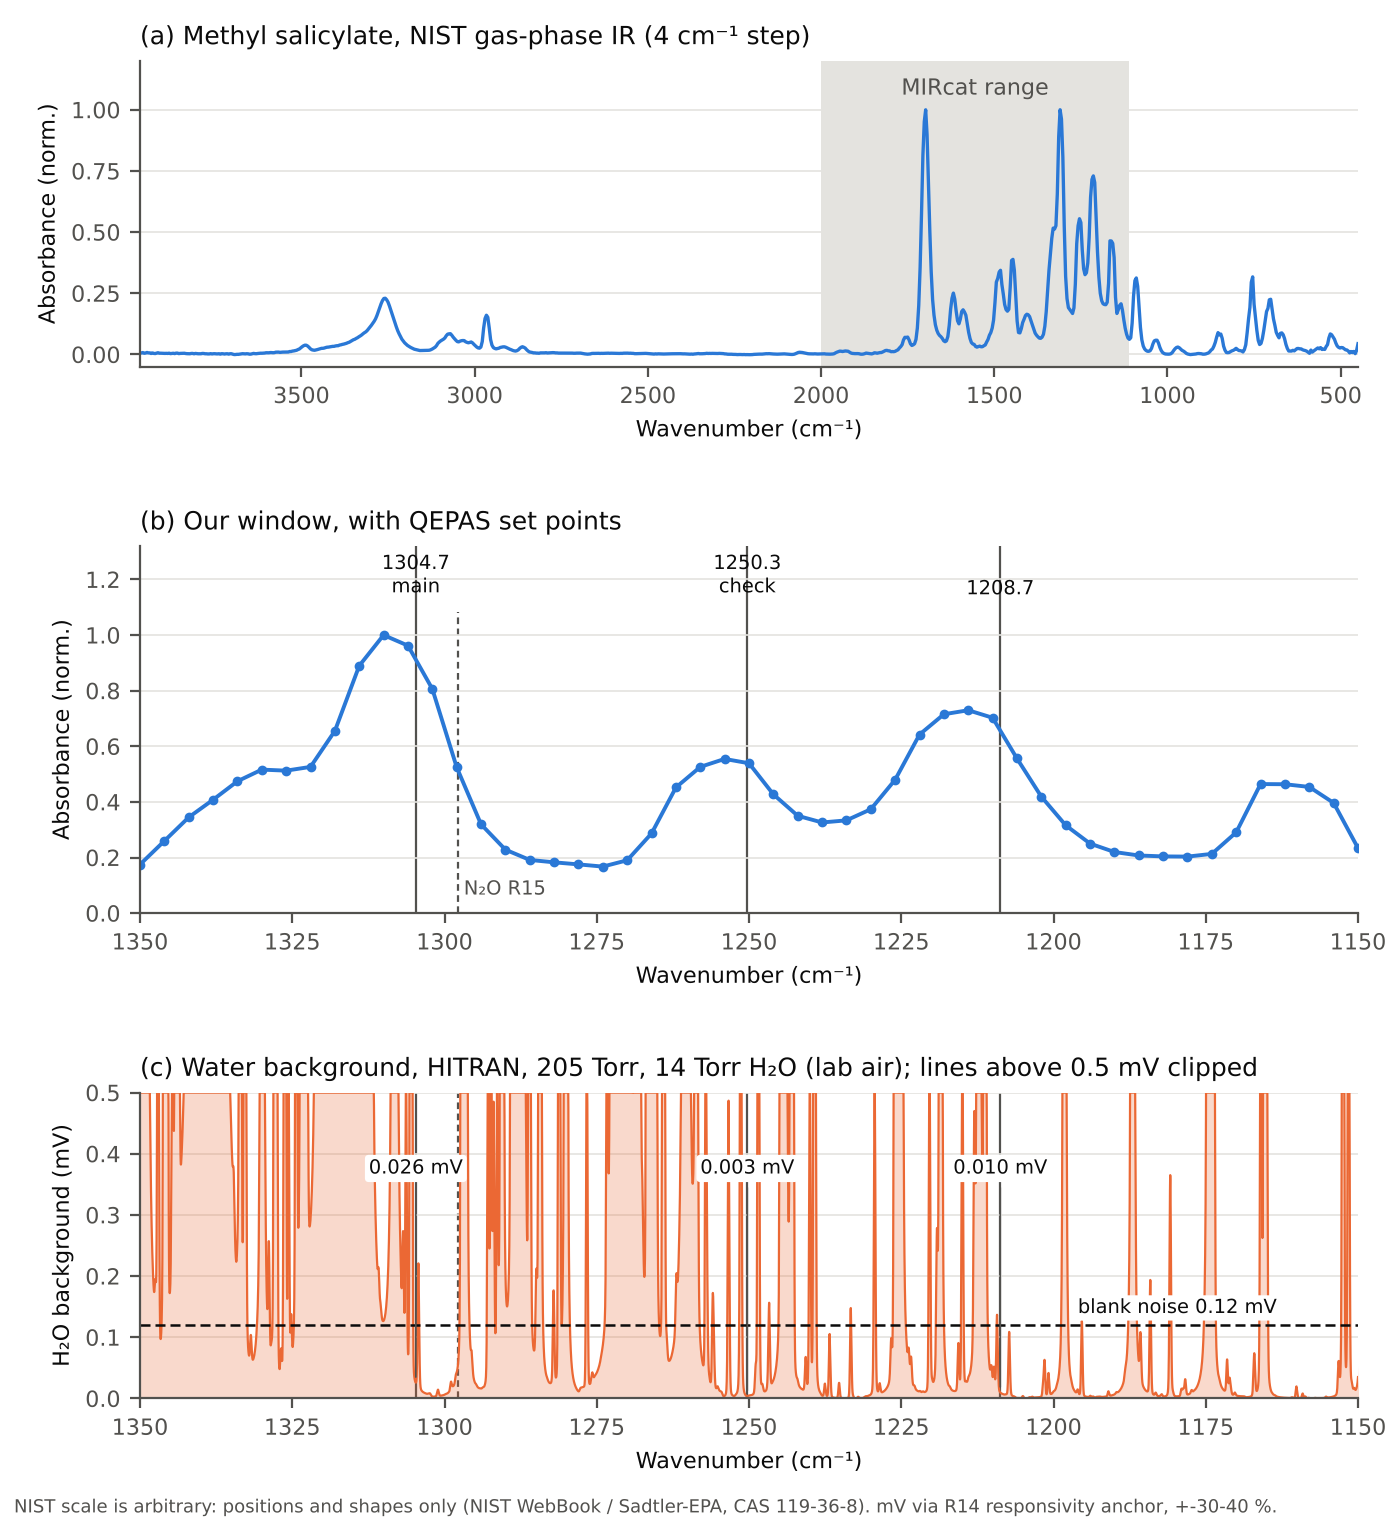

Write Python code to recreate this figure.
#!/usr/bin/env python3
"""NIST gas-phase IR spectrum of methyl salicylate, with our QEPAS set points.

(a) full NIST spectrum, MIRcat window shaded
(b) zoom on 1150-1350 cm-1 with the chosen set points and N2O R15
(c) water background in the same window, in mV, same x-axis as (b)

The NIST absorbance scale is arbitrary (no path length or concentration), so
(a) and (b) are normalised to the strongest band. Water in (c) is the HITRAN
absorption converted to lock-in mV with the R14 responsivity anchor (B_RESP);
tall lines are clipped so the floor under each set point stays readable.

Usage: python3 figures/methyl_salicylate_nist.py [--par path/to/hitran.par]
Output: figures/methyl_salicylate_nist.{pdf,png}
"""
import argparse
import sys
from pathlib import Path

import matplotlib
matplotlib.use("Agg")
import matplotlib.pyplot as plt
import numpy as np

ROOT = Path(__file__).resolve().parents[1]
sys.path.insert(0, str(ROOT / "analysis"))
import voc_band_ranking as vbr  # noqa: E402  (P_TORR = 205 Torr, laser 0.26 cm-1)

INK, INK2, GRID = "#0b0b0b", "#52514e", "#e4e3df"
C_MESA, C_H2O = "#2a78d6", "#eb6834"
MIRCAT = (1111.0, 2000.0)
SET_POINTS = [(1304.71, "1304.7\nmain"), (1250.28, "1250.3\ncheck"), (1208.74, "1208.7")]
R15 = 1297.8314
ZOOM = (1150.0, 1350.0)
P_H2O = 14.0   # Torr, lab air (exp7 log), same as data/pnnl/FINDINGS.md

ap = argparse.ArgumentParser()
ap.add_argument("--par", default="/home/user/arayit/thesis/data/hitran/h2o_n2o_1111-2000_hitran.par")
args = ap.parse_args()

nu, ab = vbr.load_voc(ROOT / "data/pnnl/methyl_salicylate.csv")
ab = ab - np.percentile(ab, 2)              # remove the flat offset of the NIST trace
norm = ab / ab[(nu >= MIRCAT[0]) & (nu <= MIRCAT[1])].max()

step = 0.002
grid = np.arange(ZOOM[0] - 8, ZOOM[1] + 8, step)
water = vbr.convolve_laser(vbr.water_alpha(grid, vbr.load_water(args.par), P_H2O), step)

plt.rcParams.update({"font.family": "DejaVu Sans", "font.size": 8,
                     "axes.edgecolor": INK2, "axes.labelcolor": INK, "xtick.color": INK2,
                     "ytick.color": INK2, "axes.spines.top": False, "axes.spines.right": False})
fig = plt.figure(figsize=(7.0, 7.6))
gs = fig.add_gridspec(3, 1, height_ratios=[1, 1.2, 1], hspace=0.55)
a = fig.add_subplot(gs[0])
b = fig.add_subplot(gs[1])
c = fig.add_subplot(gs[2], sharex=b)
axes = [a, b, c]

a.axvspan(*MIRCAT, color=GRID, lw=0)
a.text(np.mean(MIRCAT), 1.04, "MIRcat range", ha="center", va="bottom", color=INK2)
a.plot(nu, norm, color=C_MESA, lw=1.2)
a.set_xlim(nu.max(), nu.min())
a.set_ylim(-0.05, 1.2)
a.set_ylabel("Absorbance (norm.)")
a.set_title("(a) Methyl salicylate, NIST gas-phase IR (4 cm⁻¹ step)", loc="left", color=INK, fontsize=9)

m = (nu >= ZOOM[0]) & (nu <= ZOOM[1])
b.plot(nu[m], norm[m], color=C_MESA, lw=1.4, marker="o", ms=2.5)
for x, lab in SET_POINTS:
    for ax in (b, c):
        ax.axvline(x, color=INK2, lw=0.8, ls="-", zorder=0)
    b.text(x, 1.13, lab, ha="center", va="bottom", color=INK, fontsize=7)
b.axvline(R15, ymax=0.82, color=INK2, lw=0.8, ls=(0, (3, 2)), zorder=0)
c.axvline(R15, color=INK2, lw=0.8, ls=(0, (3, 2)), zorder=0)
b.text(R15 - 1.0, 0.05, "N₂O R15", ha="left", va="bottom", color=INK2, fontsize=7)
b.set_xlim(ZOOM[1], ZOOM[0])
b.set_ylim(0, 1.32)
b.set_ylabel("Absorbance (norm.)")
b.set_title("(b) Our window, with QEPAS set points", loc="left", color=INK, fontsize=9)

NOISE = 0.12                       # mV, 1-sigma blank (exp9)
YMAX = 0.5                         # mV; lines above this are clipped
w_mv = water * vbr.B_RESP
c.fill_between(grid, 0, np.minimum(w_mv, YMAX), color=C_H2O, alpha=0.25, lw=0)
c.plot(grid, np.minimum(w_mv, YMAX), color=C_H2O, lw=0.8)
c.axhline(NOISE, color=INK, lw=0.9, ls=(0, (4, 2)))
c.text(1196, NOISE + 0.012, "blank noise 0.12 mV", ha="left", va="bottom", color=INK, fontsize=7,
       bbox=dict(boxstyle="round,pad=0.15", fc="white", ec="none"))
for x, _ in SET_POINTS:
    v = float(np.interp(x, grid, w_mv))
    c.annotate(f"{v:.3f} mV", xy=(x, v), xytext=(x, 0.36), ha="center", va="bottom", fontsize=7,
               color=INK, arrowprops=dict(arrowstyle="-", color=INK2, lw=0.6),
               bbox=dict(boxstyle="round,pad=0.2", fc="white", ec="none"))
c.set_ylim(0, YMAX)
c.set_ylabel("H₂O background (mV)")
c.set_xlabel("Wavenumber (cm⁻¹)")
c.set_title(f"(c) Water background, HITRAN, {vbr.P_TORR:.0f} Torr, {P_H2O:.0f} Torr H₂O (lab air); "
            f"lines above {YMAX} mV clipped", loc="left", color=INK, fontsize=9)
b.tick_params(labelbottom=True)
b.set_xlabel("Wavenumber (cm⁻¹)")

for ax in axes:
    ax.grid(axis="y", color=GRID, lw=0.6)
    ax.set_axisbelow(True)
a.set_xlabel("Wavenumber (cm⁻¹)")
fig.text(0.01, 0.005, "NIST scale is arbitrary: positions and shapes only (NIST WebBook / Sadtler-EPA, CAS 119-36-8). "
         "mV via R14 responsivity anchor, +-30-40 %.", color=INK2, fontsize=6.5)
fig.subplots_adjust(left=0.1, right=0.97, top=0.96, bottom=0.08)
out = ROOT / "figures" / "methyl_salicylate_nist"
for ext in ("pdf", "png"):
    fig.savefig(f"{out}.{ext}", dpi=200, facecolor="white")
print(f"wrote {out}.pdf/.png")
